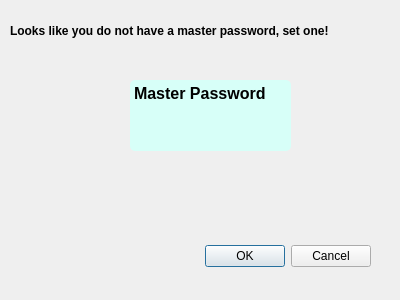
<?xml version="1.0" encoding="UTF-8"?>
<ui version="4.0">
 <class>SetNewMasterPassword</class>
 <widget class="QDialog" name="SetNewMasterPassword">
  <property name="geometry">
   <rect>
    <x>0</x>
    <y>0</y>
    <width>400</width>
    <height>300</height>
   </rect>
  </property>
  <property name="windowTitle">
   <string>Dialog</string>
  </property>
  <widget class="QDialogButtonBox" name="buttonBox">
   <property name="geometry">
    <rect>
     <x>30</x>
     <y>240</y>
     <width>341</width>
     <height>32</height>
    </rect>
   </property>
   <property name="orientation">
    <enum>Qt::Horizontal</enum>
   </property>
   <property name="standardButtons">
    <set>QDialogButtonBox::Cancel|QDialogButtonBox::Ok</set>
   </property>
  </widget>
  <widget class="QTextEdit" name="masterPassword">
   <property name="geometry">
    <rect>
     <x>130</x>
     <y>80</y>
     <width>161</width>
     <height>71</height>
    </rect>
   </property>
   <property name="font">
    <font>
     <family>Segoe UI</family>
     <pointsize>12</pointsize>
     <bold>true</bold>
    </font>
   </property>
   <property name="cursor" stdset="0">
    <cursorShape>PointingHandCursor</cursorShape>
   </property>
   <property name="toolTip">
    <string>SecurityTip: Do not provide full name of service!</string>
   </property>
   <property name="layoutDirection">
    <enum>Qt::LeftToRight</enum>
   </property>
   <property name="styleSheet">
    <string notr="true">border-style: inset;
border-width: thick;
border-radius:5px;
background-color:rgb(215, 255, 248);
</string>
   </property>
   <property name="markdown">
    <string>**Master Password**

</string>
   </property>
   <property name="html">
    <string>&lt;!DOCTYPE HTML PUBLIC &quot;-//W3C//DTD HTML 4.0//EN&quot; &quot;http://www.w3.org/TR/REC-html40/strict.dtd&quot;&gt;
&lt;html&gt;&lt;head&gt;&lt;meta name=&quot;qrichtext&quot; content=&quot;1&quot; /&gt;&lt;meta charset=&quot;utf-8&quot; /&gt;&lt;style type=&quot;text/css&quot;&gt;
p, li { white-space: pre-wrap; }
hr { height: 1px; border-width: 0; }
&lt;/style&gt;&lt;/head&gt;&lt;body style=&quot; font-family:'Segoe UI'; font-size:12pt; font-weight:700; font-style:normal;&quot;&gt;
&lt;p style=&quot; margin-top:8px; margin-bottom:8px; margin-left:0px; margin-right:0px; -qt-block-indent:0; text-indent:0px;&quot;&gt;Master Password&lt;/p&gt;&lt;/body&gt;&lt;/html&gt;</string>
   </property>
  </widget>
  <widget class="QLabel" name="label">
   <property name="geometry">
    <rect>
     <x>10</x>
     <y>10</y>
     <width>391</width>
     <height>41</height>
    </rect>
   </property>
   <property name="font">
    <font>
     <pointsize>9</pointsize>
     <bold>true</bold>
    </font>
   </property>
   <property name="text">
    <string>Looks like you do not have a master password, set one!</string>
   </property>
  </widget>
 </widget>
 <resources/>
 <connections>
  <connection>
   <sender>buttonBox</sender>
   <signal>accepted()</signal>
   <receiver>SetNewMasterPassword</receiver>
   <slot>accept()</slot>
   <hints>
    <hint type="sourcelabel">
     <x>248</x>
     <y>254</y>
    </hint>
    <hint type="destinationlabel">
     <x>157</x>
     <y>274</y>
    </hint>
   </hints>
  </connection>
  <connection>
   <sender>buttonBox</sender>
   <signal>rejected()</signal>
   <receiver>SetNewMasterPassword</receiver>
   <slot>reject()</slot>
   <hints>
    <hint type="sourcelabel">
     <x>316</x>
     <y>260</y>
    </hint>
    <hint type="destinationlabel">
     <x>286</x>
     <y>274</y>
    </hint>
   </hints>
  </connection>
 </connections>
</ui>
